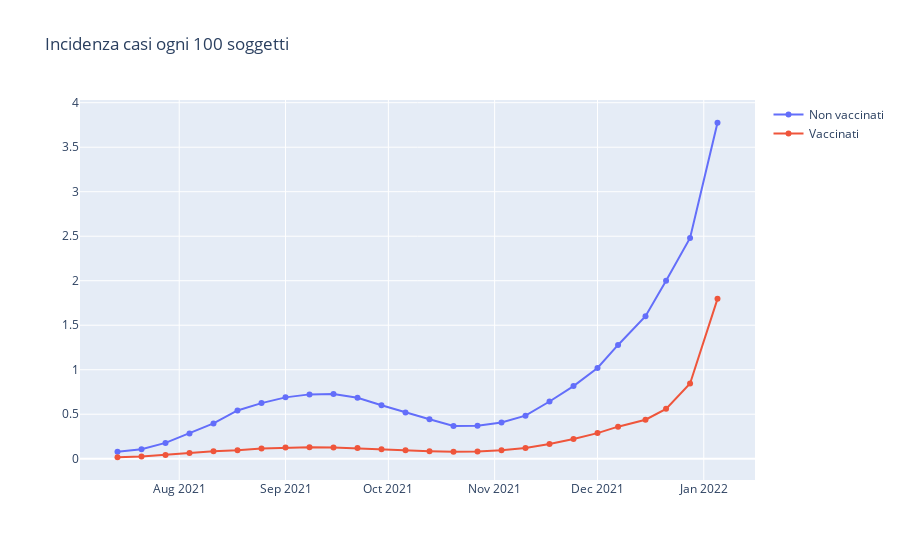
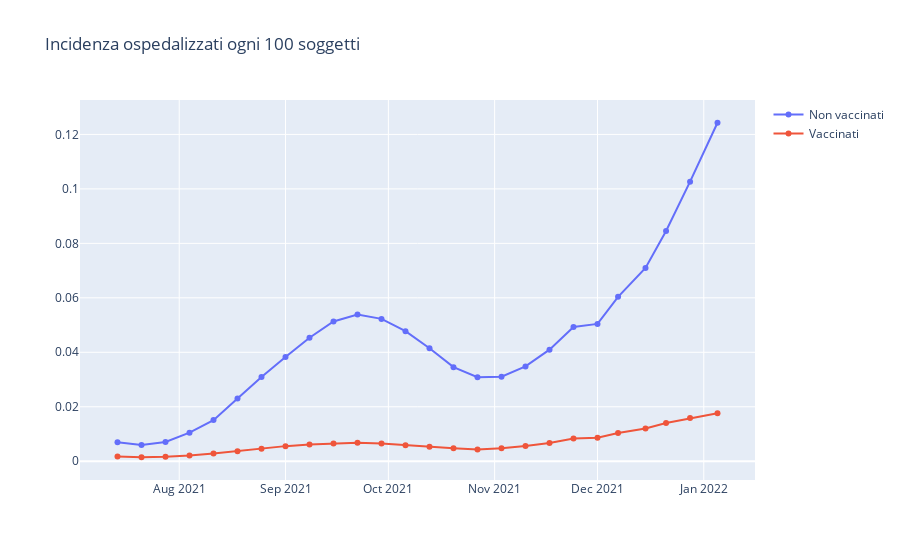
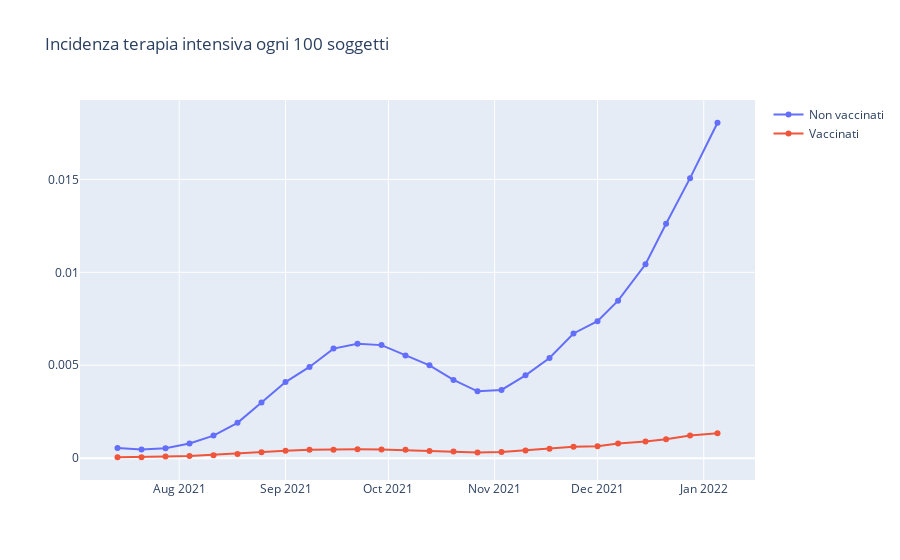
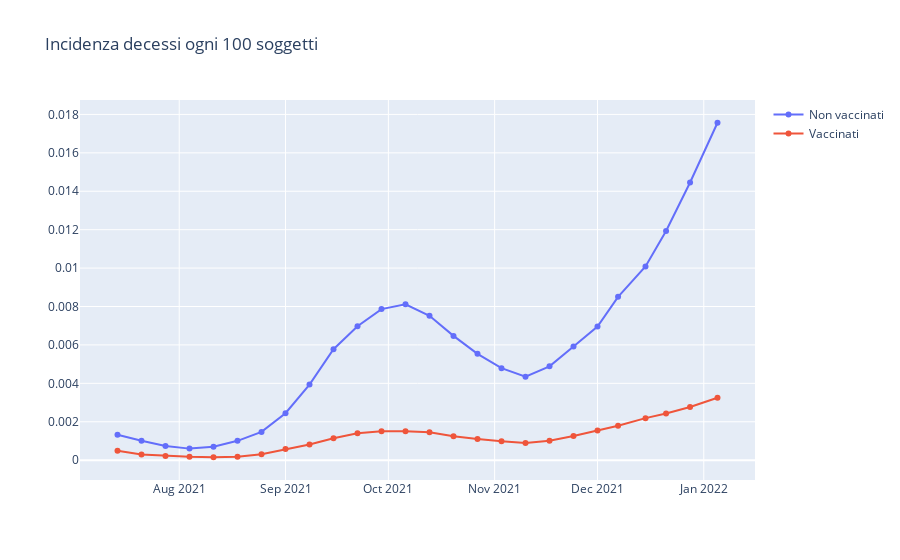

Notebook code for these charts, in order:
### Code cell
# Casi
fig=go.Figure()
fig.add_trace(go.Scatter(x=data['data'],
              y=data['incidenza casi non vaccinati'],
              mode='markers+lines',
              name='Non vaccinati'))
fig.add_trace(go.Scatter(x=data['data'],
              y=data['incidenza casi vaccinati'],
              mode='markers+lines',
              name='Vaccinati'))
fig.update_layout(title='Incidenza casi ogni 100 soggetti')
fig.show()

# Ospedalizzati
fig = go.Figure()
fig.add_trace(go.Scatter(x=data['data'],
              y=data['incidenza ospedalizzati non vaccinati'],
              mode='markers+lines',
              name='Non vaccinati'))
fig.add_trace(go.Scatter(x=data['data'],
              y=data['incidenza ospedalizzati vaccinati'],
              mode='markers+lines',
              name='Vaccinati'))
fig.update_layout(title='Incidenza ospedalizzati ogni 100 soggetti')
fig.show()

# Terapie intensive
fig = go.Figure()
fig.add_trace(go.Scatter(x=data['data'],
              y=data['incidenza terapia intensiva non vaccinati'],
              mode='markers+lines',
              name='Non vaccinati'))
fig.add_trace(go.Scatter(x=data['data'],
              y=data['incidenza terapia intensiva vaccinati'],
              mode='markers+lines',
              name='Vaccinati'))
fig.update_layout(title='Incidenza terapia intensiva ogni 100 soggetti')
fig.show()


# Decessi
fig = go.Figure()
fig.add_trace(go.Scatter(x=data['data'],
              y=data['incidenza decessi non vaccinati'],
              mode='markers+lines',
              name='Non vaccinati'))
fig.add_trace(go.Scatter(x=data['data'],
              y=data['incidenza decessi vaccinati'],
              mode='markers+lines',
              name='Vaccinati'))
fig.update_layout(title='Incidenza decessi ogni 100 soggetti')
fig.show()

### Figure 1 — Plotly figure (JSON) as saved in the notebook; plotly's stock layout.template omitted (floating-point values rounded to 4 significant figures)
{"data": [{"mode": "markers+lines", "name": "Non vaccinati", "type": "scatter", "x": ["2022-01-05", "2021-12-28", "2021-12-21", "2021-12-15", "2021-12-07", "2021-12-01", "2021-11-24", "2021-11-17", "2021-11-10", "2021-11-03", "2021-10-27", "2021-10-20", "2021-10-13", "2021-10-06", "2021-09-29", "2021-09-22", "2021-09-15", "2021-09-08", "2021-09-01", "2021-08-25", "2021-08-18", "2021-08-11", "2021-08-04", "2021-07-28", "2021-07-21", "2021-07-14"], "y": [3.775, 2.48, 2.001, 1.601, 1.278, 1.02, 0.8161, 0.6431, 0.484, 0.4076, 0.3697, 0.3682, 0.4443, 0.5191, 0.6015, 0.6846, 0.7267, 0.723, 0.6894, 0.6248, 0.5422, 0.3965, 0.2831, 0.178, 0.1062, 0.07792]}, {"mode": "markers+lines", "name": "Vaccinati", "type": "scatter", "x": ["2022-01-05", "2021-12-28", "2021-12-21", "2021-12-15", "2021-12-07", "2021-12-01", "2021-11-24", "2021-11-17", "2021-11-10", "2021-11-03", "2021-10-27", "2021-10-20", "2021-10-13", "2021-10-06", "2021-09-29", "2021-09-22", "2021-09-15", "2021-09-08", "2021-09-01", "2021-08-25", "2021-08-18", "2021-08-11", "2021-08-04", "2021-07-28", "2021-07-21", "2021-07-14"], "y": [1.797, 0.8456, 0.5607, 0.438, 0.3601, 0.2879, 0.2222, 0.165, 0.1212, 0.09606, 0.08143, 0.07701, 0.08408, 0.09453, 0.1071, 0.1212, 0.1264, 0.1277, 0.1251, 0.1144, 0.09425, 0.08452, 0.06302, 0.04185, 0.02473, 0.01658]}], "layout": {"title": {"text": "Incidenza casi ogni 100 soggetti"}}}

### Figure 2 — Plotly figure (JSON) as saved in the notebook; plotly's stock layout.template omitted (floating-point values rounded to 4 significant figures)
{"data": [{"mode": "markers+lines", "name": "Non vaccinati", "type": "scatter", "x": ["2022-01-05", "2021-12-28", "2021-12-21", "2021-12-15", "2021-12-07", "2021-12-01", "2021-11-24", "2021-11-17", "2021-11-10", "2021-11-03", "2021-10-27", "2021-10-20", "2021-10-13", "2021-10-06", "2021-09-29", "2021-09-22", "2021-09-15", "2021-09-08", "2021-09-01", "2021-08-25", "2021-08-18", "2021-08-11", "2021-08-04", "2021-07-28", "2021-07-21", "2021-07-14"], "y": [0.1243, 0.1027, 0.08453, 0.07095, 0.06037, 0.05041, 0.04926, 0.04095, 0.03481, 0.03105, 0.03082, 0.03455, 0.04147, 0.04774, 0.05226, 0.05391, 0.0513, 0.04535, 0.03825, 0.03089, 0.02306, 0.01509, 0.01049, 0.007076, 0.005993, 0.006946]}, {"mode": "markers+lines", "name": "Vaccinati", "type": "scatter", "x": ["2022-01-05", "2021-12-28", "2021-12-21", "2021-12-15", "2021-12-07", "2021-12-01", "2021-11-24", "2021-11-17", "2021-11-10", "2021-11-03", "2021-10-27", "2021-10-20", "2021-10-13", "2021-10-06", "2021-09-29", "2021-09-22", "2021-09-15", "2021-09-08", "2021-09-01", "2021-08-25", "2021-08-18", "2021-08-11", "2021-08-04", "2021-07-28", "2021-07-21", "2021-07-14"], "y": [0.01762, 0.01584, 0.01404, 0.01204, 0.01035, 0.008616, 0.008355, 0.006715, 0.00558, 0.004774, 0.00433, 0.004775, 0.005354, 0.005869, 0.006462, 0.00676, 0.006548, 0.006176, 0.005538, 0.004553, 0.003619, 0.002806, 0.002064, 0.00161, 0.001456, 0.001723]}], "layout": {"title": {"text": "Incidenza ospedalizzati ogni 100 soggetti"}}}

### Figure 3 — Plotly figure (JSON) as saved in the notebook; plotly's stock layout.template omitted (floating-point values rounded to 4 significant figures)
{"data": [{"mode": "markers+lines", "name": "Non vaccinati", "type": "scatter", "x": ["2022-01-05", "2021-12-28", "2021-12-21", "2021-12-15", "2021-12-07", "2021-12-01", "2021-11-24", "2021-11-17", "2021-11-10", "2021-11-03", "2021-10-27", "2021-10-20", "2021-10-13", "2021-10-06", "2021-09-29", "2021-09-22", "2021-09-15", "2021-09-08", "2021-09-01", "2021-08-25", "2021-08-18", "2021-08-11", "2021-08-04", "2021-07-28", "2021-07-21", "2021-07-14"], "y": [0.01805, 0.01507, 0.01261, 0.01043, 0.008475, 0.007374, 0.00671, 0.005393, 0.004456, 0.003674, 0.003596, 0.004212, 0.004997, 0.00552, 0.006083, 0.00616, 0.005895, 0.004908, 0.004094, 0.002992, 0.001901, 0.001215, 0.0007938, 0.0005376, 0.0004728, 0.0005431]}, {"mode": "markers+lines", "name": "Vaccinati", "type": "scatter", "x": ["2022-01-05", "2021-12-28", "2021-12-21", "2021-12-15", "2021-12-07", "2021-12-01", "2021-11-24", "2021-11-17", "2021-11-10", "2021-11-03", "2021-10-27", "2021-10-20", "2021-10-13", "2021-10-06", "2021-09-29", "2021-09-22", "2021-09-15", "2021-09-08", "2021-09-01", "2021-08-25", "2021-08-18", "2021-08-11", "2021-08-04", "2021-07-28", "2021-07-21", "2021-07-14"], "y": [0.001341, 0.001216, 0.001025, 0.0008968, 0.0007917, 0.0006387, 0.0006108, 0.0005123, 0.0004123, 0.0003281, 0.0003054, 0.0003543, 0.0003891, 0.0004477, 0.000465, 0.0004762, 0.0004579, 0.0004578, 0.0003933, 0.0003206, 0.0002302, 0.0001522, 0.0001175, 9.201e-05, 5.2e-05, 5.025e-05]}], "layout": {"title": {"text": "Incidenza terapia intensiva ogni 100 soggetti"}}}

### Figure 4 — Plotly figure (JSON) as saved in the notebook; plotly's stock layout.template omitted (floating-point values rounded to 4 significant figures)
{"data": [{"mode": "markers+lines", "name": "Non vaccinati", "type": "scatter", "x": ["2022-01-05", "2021-12-28", "2021-12-21", "2021-12-15", "2021-12-07", "2021-12-01", "2021-11-24", "2021-11-17", "2021-11-10", "2021-11-03", "2021-10-27", "2021-10-20", "2021-10-13", "2021-10-06", "2021-09-29", "2021-09-22", "2021-09-15", "2021-09-08", "2021-09-01", "2021-08-25", "2021-08-18", "2021-08-11", "2021-08-04", "2021-07-28", "2021-07-21", "2021-07-14"], "y": [0.01757, 0.01445, 0.01193, 0.01008, 0.008503, 0.006955, 0.005919, 0.004884, 0.004348, 0.004791, 0.005535, 0.00647, 0.007519, 0.008115, 0.007865, 0.006971, 0.005775, 0.003936, 0.002446, 0.001472, 0.001007, 0.0007036, 0.0006012, 0.0007387, 0.00101, 0.001319]}, {"mode": "markers+lines", "name": "Vaccinati", "type": "scatter", "x": ["2022-01-05", "2021-12-28", "2021-12-21", "2021-12-15", "2021-12-07", "2021-12-01", "2021-11-24", "2021-11-17", "2021-11-10", "2021-11-03", "2021-10-27", "2021-10-20", "2021-10-13", "2021-10-06", "2021-09-29", "2021-09-22", "2021-09-15", "2021-09-08", "2021-09-01", "2021-08-25", "2021-08-18", "2021-08-11", "2021-08-04", "2021-07-28", "2021-07-21", "2021-07-14"], "y": [0.003253, 0.002766, 0.00243, 0.002189, 0.001795, 0.001546, 0.001256, 0.001015, 0.0008895, 0.0009913, 0.0011, 0.001249, 0.001451, 0.001501, 0.00151, 0.001401, 0.001138, 0.0008165, 0.0005792, 0.0003105, 0.0001811, 0.0001522, 0.0001737, 0.0002185, 0.000299, 0.0004882]}], "layout": {"title": {"text": "Incidenza decessi ogni 100 soggetti"}}}
